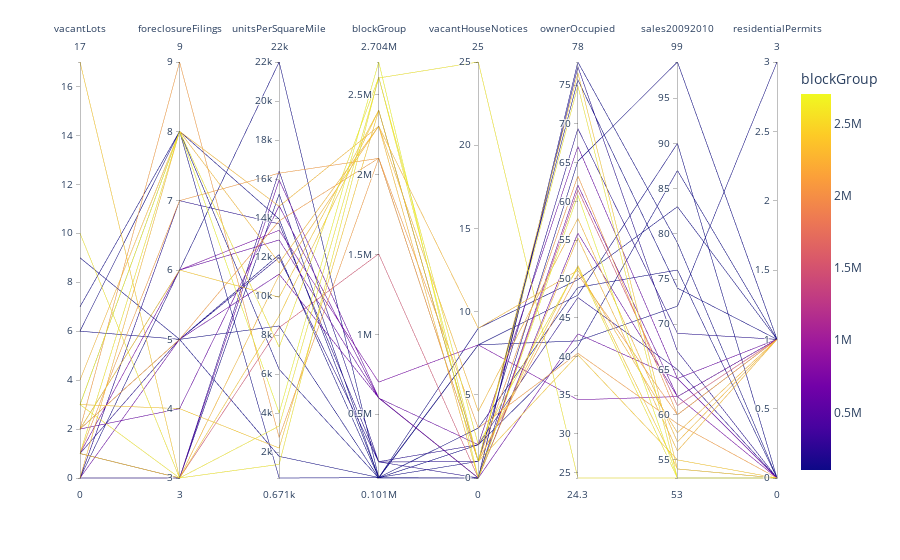

Write notebook code for a chart like this one.
### Markdown cell above
<font color='red'>Comment</font>

Remove the 30 row slice and rerun plot. Notice high performance.

Note about the below.

Each vertical bar represents a variable in the above df. Each variable has a different number scale, which is shown on the vertical bar. e.g. Foreclosures range from 3 to 9.

### Code cell
# Create Parallel Coordinates plot
px.parallel_coordinates(typology, color='blockGroup')

### Figure 1 — Plotly figure (JSON) as saved in the notebook; plotly's stock layout.template omitted (floating-point values rounded to 4 significant figures)
{"data": [{"dimensions": [{"label": "vacantLots", "values": [0, 1, 0, 3, 0, 1, 2, 1, 1, 2, 17, 0, 0, 3, 6, 1, 10, 4, 7, 6, 1, 2, 2, 9, 3, 2, 2, 1, 0, 3]}, {"label": "foreclosureFilings", "values": [3, 5, 3, 4, 6, 3, 6, 7, 3, 6, 3, 7, 8, 8, 5, 6, 3, 8, 8, 8, 3, 4, 5, 5, 3, 5, 9, 8, 5, 8]}, {"label": "unitsPerSquareMile", "values": [15225, 11975, 16400, 2205.0, 22000, 8383.0, 12875, 16300, 15950, 9940, 8983.0, 13700, 14600, 13950, 12125, 13375, 3333.0, 11700, 6242.0, 670.9, 11075, 14625, 13850, 1780.0, 1370.0, 8467.0, 2753.0, 7383.0, 11125, 4005]}, {"label": "blockGroup", "values": [103002, 201002, 202002, 2401002, 102003, 1503004, 601003, 2101002, 603002, 2402001, 2401001, 203001, 2302002, 105002, 104001, 701002, 2604043, 2302001, 101002, 103001, 2303001, 601002, 2102001, 104002, 2610004, 101001, 2102002, 2608002, 602004, 2704011]}, {"label": "vacantHouseNotices", "values": [0, 1, 0, 1, 2, 0, 0, 1, 0, 1, 1, 2, 4, 8, 3, 8, 25, 9, 8, 9, 0, 2, 1, 1, 1, 0, 3, 2, 0, 0]}, {"label": "ownerOccupied", "values": [78, 69.4, 77.4, 76.6, 41.3, 61.5, 42.9, 50.6, 55.9, 51.7, 40.2, 47.6, 57.8, 42, 48.9, 34.4, 24.3, 51.1, 47.9, 49.9, 55.3, 67.1, 63.3, 75.7, 74.9, 65.2, 40.4, 51.5, 62.1, 60.8]}, {"label": "sales20092010", "values": [79, 69, 67, 54, 87, 61, 64, 60, 62, 54, 55, 65, 57, 72, 76, 62, 53, 58, 90, 83, 56, 64, 60, 74, 53, 99, 59, 53, 62, 53]}, {"label": "residentialPermits", "values": [0, 1, 0, 0, 1, 1, 0, 1, 1, 0, 0, 0, 1, 3, 0, 0, 0, 1, 0, 1, 1, 1, 1, 1, 0, 1, 0, 0, 1, 0]}], "domain": {"x": [0, 1], "y": [0, 1]}, "line": {"color": [103002, 201002, 202002, 2401002, 102003, 1503004, 601003, 2101002, 603002, 2402001, 2401001, 203001, 2302002, 105002, 104001, 701002, 2604043, 2302001, 101002, 103001, 2303001, 601002, 2102001, 104002, 2610004, 101001, 2102002, 2608002, 602004, 2704011], "coloraxis": "coloraxis"}, "name": "", "type": "parcoords"}], "layout": {"autosize": true, "coloraxis": {"colorbar": {"title": {"text": "blockGroup"}}, "colorscale": [[0, "#0d0887"], [0.1111, "#46039f"], [0.2222, "#7201a8"], [0.3333, "#9c179e"], [0.4444, "#bd3786"], [0.5556, "#d8576b"], [0.6667, "#ed7953"], [0.7778, "#fb9f3a"], [0.8889, "#fdca26"], [1, "#f0f921"]]}, "legend": {"tracegroupgap": 0}, "margin": {"t": 60}}}
